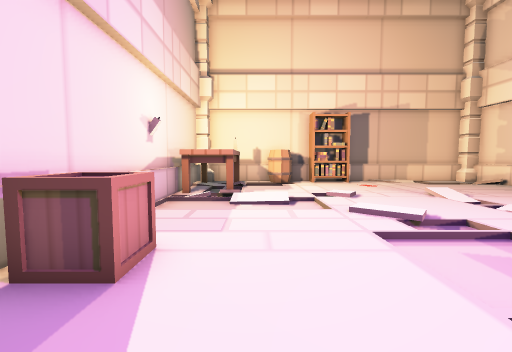
[1] (above)

12 first-person views from a walk through a Unity game level. The camera is 1.3 m above the floor, tilts 4° down and sees 90° across. Doors are open. The floor is counted in squares, 1 m on a side. Each view is taken from the middle of a square. On the plan, view 1 faces up. The plan holds only what a view shows up to about 13 squares ahead; the rest is blank. The player is left out. Some animated figures are not drawn.

[2]
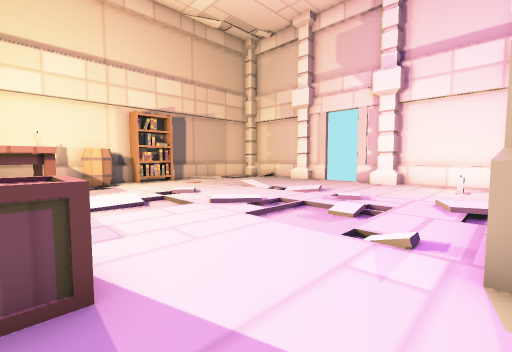

[3]
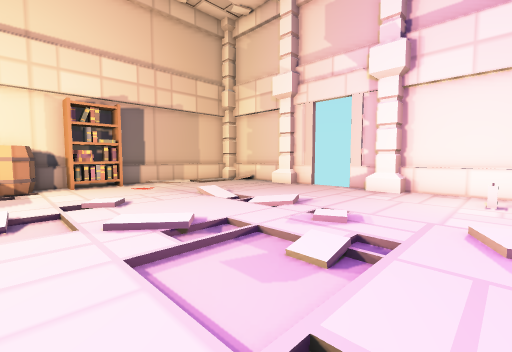

[4]
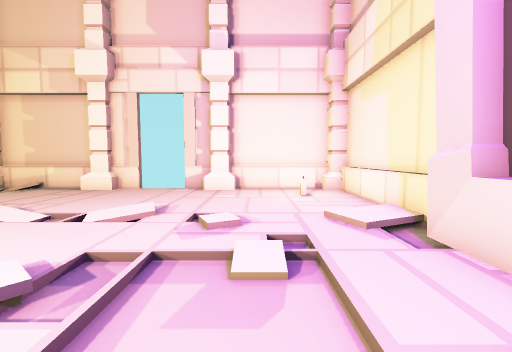

[5]
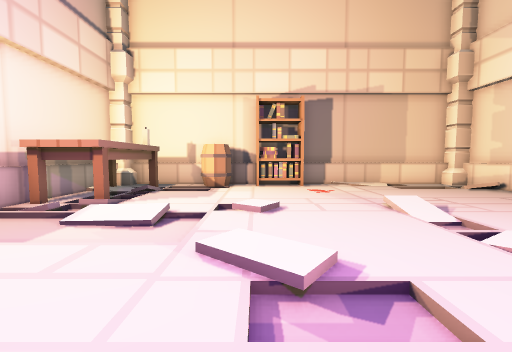

[6]
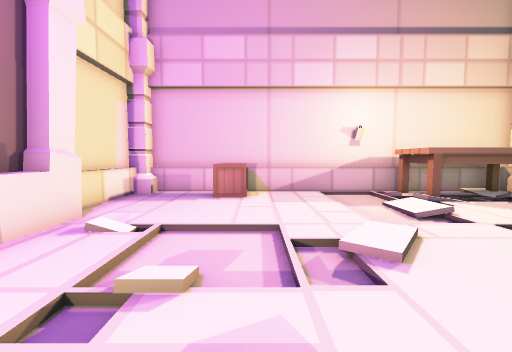

[7]
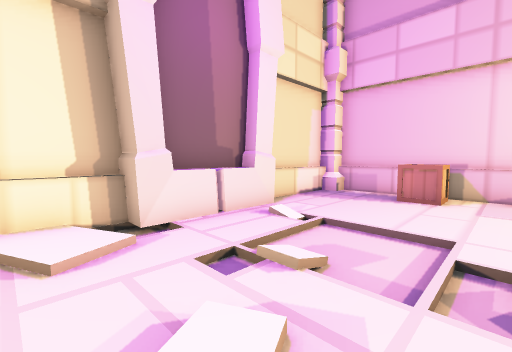

[8]
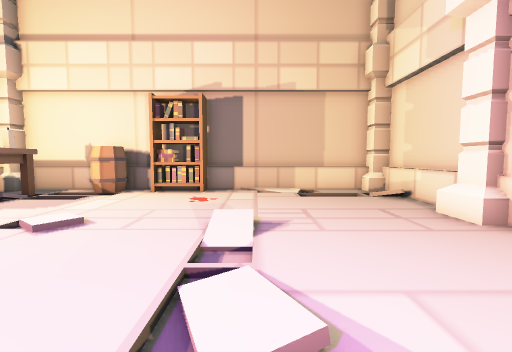

[9]
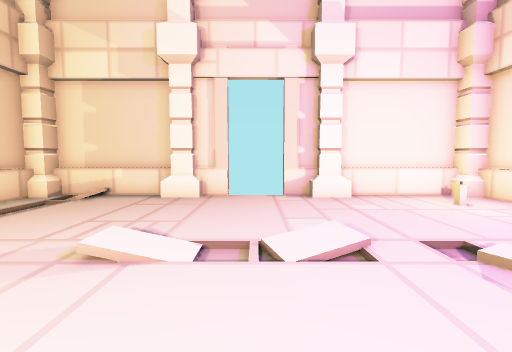

[10]
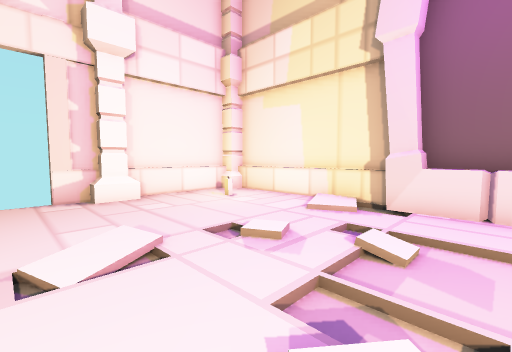

[11]
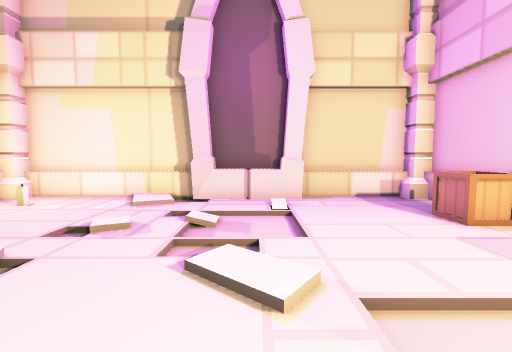

[12]
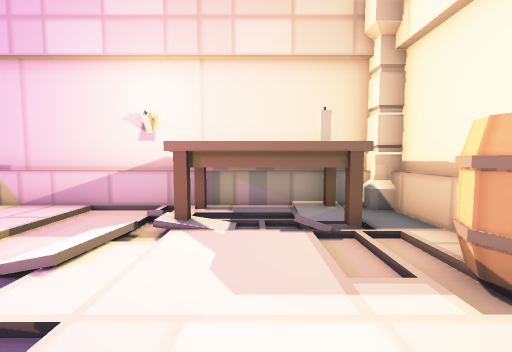

### Floor plan
Key: @ floor where view 1 was taken; # wall or solid block; . main floor; : floor 0.25 m higher than the main floor; - floor 0.25 m lower than the main floor; / step, stairs or slope; D open door; = window, fence, low wall or low ledge; ^ raised ledge; T table; C candle; R crate; B barrel; P pillar; O other object.
Columns run from 3 left of view 1 to 13 right of it. Each row starts with its distance up from view 1.
 15 ################
 14 #...BB#O#.///..#
 13 #TT/B/......--/#
 12 # C//..........#
 11 # T............#
 10 #TT............#P
  9 #TT////..//....PP
  8 #-////...//....D
  7 #----/...//....D
  6 #..../:////....D
  5 #....//-.//....PP
  4 #R.../--///....#P
  3 #R.../-//......#
  2 #....////......#
  1 #..../...//..C.#
  0 #..@=#^^#//....#
 -1 ################

Positions as (right, up) in squares from view 1, and headings:
1: (0, 0), facing up
2: (-2, 0), facing up-right
3: (1, 1), facing up-right
4: (1, 3), facing right
5: (3, 3), facing up
6: (7, 4), facing left
7: (7, 5), facing down-left
8: (7, 4), facing up
9: (3, 7), facing right
10: (3, 7), facing down-right
11: (3, 9), facing down
12: (4, 11), facing left
